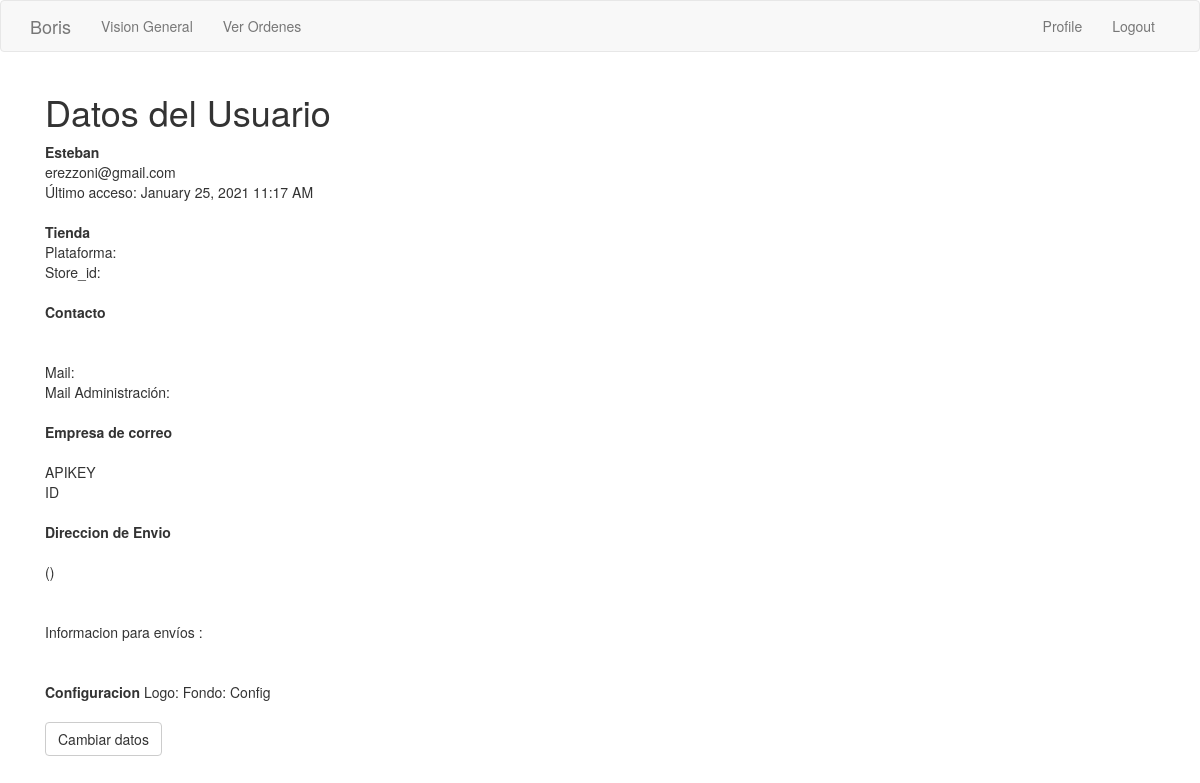
Page /user/Esteban (signed in) on the earlier database version.
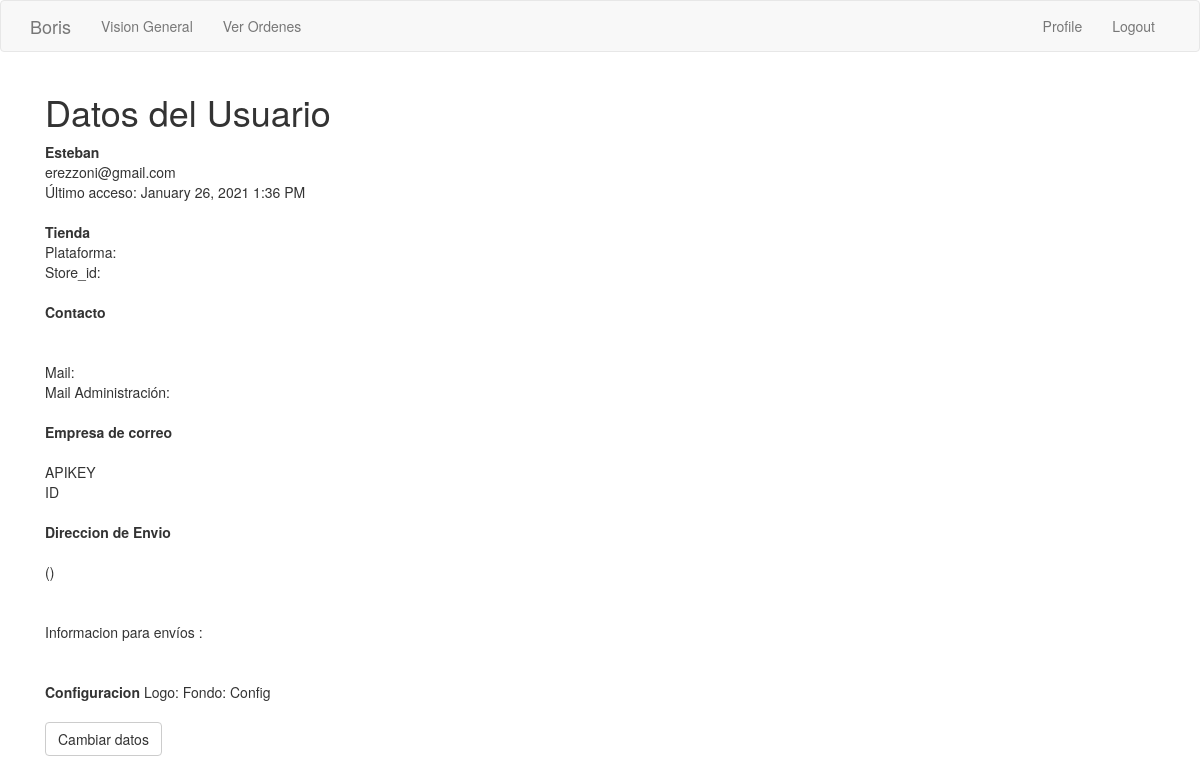
Same page on the later database version.
### app/models.py (models this page shows, shortened)
class User(UserMixin, db.Model):
    id = db.Column(db.Integer, primary_key=True)
    username = db.Column(db.String(64), index=True, unique=True)
    email = db.Column(db.String(120), index=True, unique=True)
    password_hash = db.Column(db.String(128))
    last_seen = db.Column(db.DateTime, default=datetime.utcnow)
    store = db.Column(db.Integer, db.ForeignKey('company.store_id'))
    transaction = db.relationship('Transaction_log', backref='realizo', lazy='dynamic')

### app/main/routes.py (the view)
@bp.route('/user/<username>')
@login_required
def user(username):
    user = User.query.filter_by(username=username).first_or_404()
    return render_template('user.html', user=user)

### app/main/routes.py (called while the page is built)
@bp.before_app_request
def before_request():
    if current_user.is_authenticated:
        current_user.last_seen = datetime.utcnow()
        db.session.commit()

### app/models.py (called while the page is built)
@login.user_loader
def load_user(id):
    return User.query.get(int(id))

### app/templates/user.html
{% extends "base.html" %}
{% block app_content %}
    <div class='container'>
        <h1> Datos del Usuario</h1>
        <div class="row">
            <div class="col-xs-6 col-sm-6 col-md-4 col-lg-4">
                <strong> {{ user.username }} </strong> <br>
                {{ user.email}} <br>
                {% if user.last_seen %}
                    Último acceso: {{ moment(user.last_seen).format('LLL') }}
                {% endif %}
                <br><br>
                <strong> Tienda </strong>
                {{store_name}} <br>
                Plataforma: {{user.platform}} <br>
                Store_id: {{user.store_id}}<br>
                <br>
                <strong>Contacto</strong><br>
                 {{ user.contact_name }}<br>
                 {{ user.contact_phone }}<br>
                 Mail: {{ user.contact_email }}<br>
                 Mail Administración: {{ user.admin_email}} <br>
                <br>
                <strong>Empresa de correo</strong><br>
                {{ user.correo_usado }}<br>
                APIKEY {{ user.correo_apikey }}<br>
                ID {{ user.correo_id }}<br>
                <br>
                <strong>Direccion de Envio</strong><br>
                {{ user.shipping_address}} {{user.shipping_number}} {{ user.shipping_floor }} <br>
                {{ user.shipping_city }} ({{ user.shipping_zipcode }}) <br>
                {{ user.shipping_province}} <br>
                {{ user.shipping_country }} <br>
                Informacion para envíos :<br>
                {{ user.shipping_info }} <br>
                <br>
                <strong> Configuracion</strong>
                Logo: {{ user.param_logo }}
                Fondo: {{ user.param_fondo }}
                Config {{ user.param_config }}
                <br>
                <br>
                <a href="{{ url_for('main.edit_profile') }}">
                        <button class="btn btn-default">Cambiar datos</button>
                </a>
            </div>
        </div>
    </div>
{% endblock %}

### app/templates/base.html (shortened to what this page needs)
{% extends 'bootstrap/base.html' %}
{% block navbar %}
    <nav class="navbar navbar-default">
        <div class="container">
            <div class="navbar-header">
                <a class="navbar-brand" href="{{ url_for('main.index') }}">Boris</a>
            </div>
            <div class="collapse navbar-collapse" id="bs-example-navbar-collapse-1">
                <ul class="nav navbar-nav">
                    <li><a href="{{ url_for('main.vision_general') }}"> Vision General </a></li>
                    <li><a href="{{ url_for('main.ver_ordenes', estado='all', subestado='all') }}"> Ver Ordenes </a></li>
                </ul>
                <ul class="nav navbar-nav navbar-right">
                    {% if current_user.is_anonymous %}
                    <li><a href="{{ url_for('auth.login') }}"> Login </a></li>
                    <li> <a href="{{ url_for('auth.alta_usuario') }}"> Alta de Usuarios </a></li>
                    {% else %}
                    <li><a href="{{ url_for('main.user', username=current_user.username) }}"> Profile </a></li>
                    <li><a href="{{ url_for('auth.logout') }}">{{ 'Logout' }}</a></li>
                    {% endif %}
                </ul>
            </div>
        </div>
    </nav>
{% endblock %}
{% block content %}
    <div class="container">
        {% block app_content %}{% endblock %}
    </div>
{% endblock %}

Differences in the rows shown:
changed User "Esteban": last_seen "January 25, 2021 11:17 AM" → "January 26, 2021 1:36 PM"
